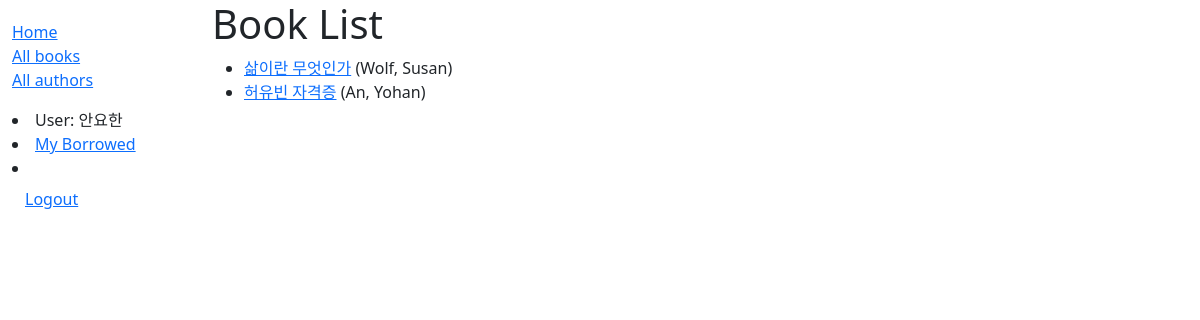
Screenshot of /catalog/books/ (signed in) with the database file from the repository.
### catalog/models.py (models this page shows, shortened)
class Book(models.Model):
    title = models.CharField(max_length=200)  # 책 제목
    author = models.ForeignKey('Author', on_delete=models.SET_NULL, null=True)  # 작가 이름
    summary = models.TextField(max_length=1000, help_text="Enter a brief description of the book")  # 줄거리
    isbn = models.CharField(
        'ISBN',
        max_length=13,
        help_text='13 Character <a href="https://www.isbn-international.org/content/what-isbn">ISBN number</a>'
    )  # 고유 번호 ISBN
    genre = models.ManyToManyField(Genre, help_text='Select a genre for this book')  # 장르 필드
    def get_absolute_url(self):
        return reverse('book-detail', args=[str(self.id)])

class Author(models.Model): #작가모델
    first_name = models.CharField(max_length=100)
    last_name = models.CharField(max_length=100)
    date_of_birth = models.DateField(null=True, blank=True)
    date_of_death = models.DateField('Died', null=True, blank=True)
    class Meta:
        ordering = ['last_name', 'first_name']
    def __str__(self):
        return f'{self.last_name}, {self.first_name}'

### catalog/views.py (the view)
# urls.py: path('books/', views.BookListView.as_view(),name='books'),
class BookListView(generic.ListView):
    model = Book

### catalog/templates/catalog/book_list.html
{% extends "base_generic.html" %}
{% block content %}
<h1>Book List</h1>
{% if book_list %}
<ul>
    {% for book in book_list %}
    <li>
        <a href="{{ book.get_absolute_url }}">{{ book.title }}</a> ({{ book.author }})
    </li>
    {% endfor %}
</ul>
{% else %}
<p>There are no books in the library.</p>
{% endif %}
{% endblock %}

### catalog/templates/base_generic.html (shortened to what this page needs)
<!doctype html>
<html lang="en">
  <head>
    <link href="https://cdn.jsdelivr.net/npm/bootstrap@5.3.3/dist/css/bootstrap.min.css"
      rel="stylesheet"
>
    {% load static %}
    <link rel="stylesheet" href="{% static 'css/styles.css' %}" />
  </head>
  <body>
    <div class="container-fluid">
      <div class="row">
        <div class="col-sm-2">
          {% block sidebar %}
            <ul class="sidebar-nav">
              <li><a href="{% url 'index' %}">Home</a></li>
              <li><a href="{% url 'books' %}">All books</a></li>
              <li><a href="">All authors</a></li>
            </ul>
               {% if user.is_authenticated %}
               <li>User: {{ user.get_username }}</li>
               <li><a href="{% url 'my-borrowed' %}">My Borrowed</a></li>
               <li>
                <form id="logout-form" method="post" action="{% url 'logout' %}">
                  <button type="submit" class="btn btn-link">Logout</button>
                </form>
              </li>
              {% else %}
              <li><a href="{% url 'login' %}?next={{ request.path }}">Login</a></li>
              {% endif %}
            {% endblock %}
        </div>
        <div class="col-sm-10 ">{% block content %}{% endblock %}</div>
      </div>
    </div>
  </body>
</html>

### catalog/static/css/styles.css (style rules this page uses)
.sidebar-nav { margin-top: 20px; padding: 0; list-style: none; }

### rows the page displays
Book: title "삶이란 무엇인가", author "Wolf, Susan"
Book: title "허유빈 자격증", author "An, Yohan"

### other values shown
{{ user.get_username }} "안요한"
